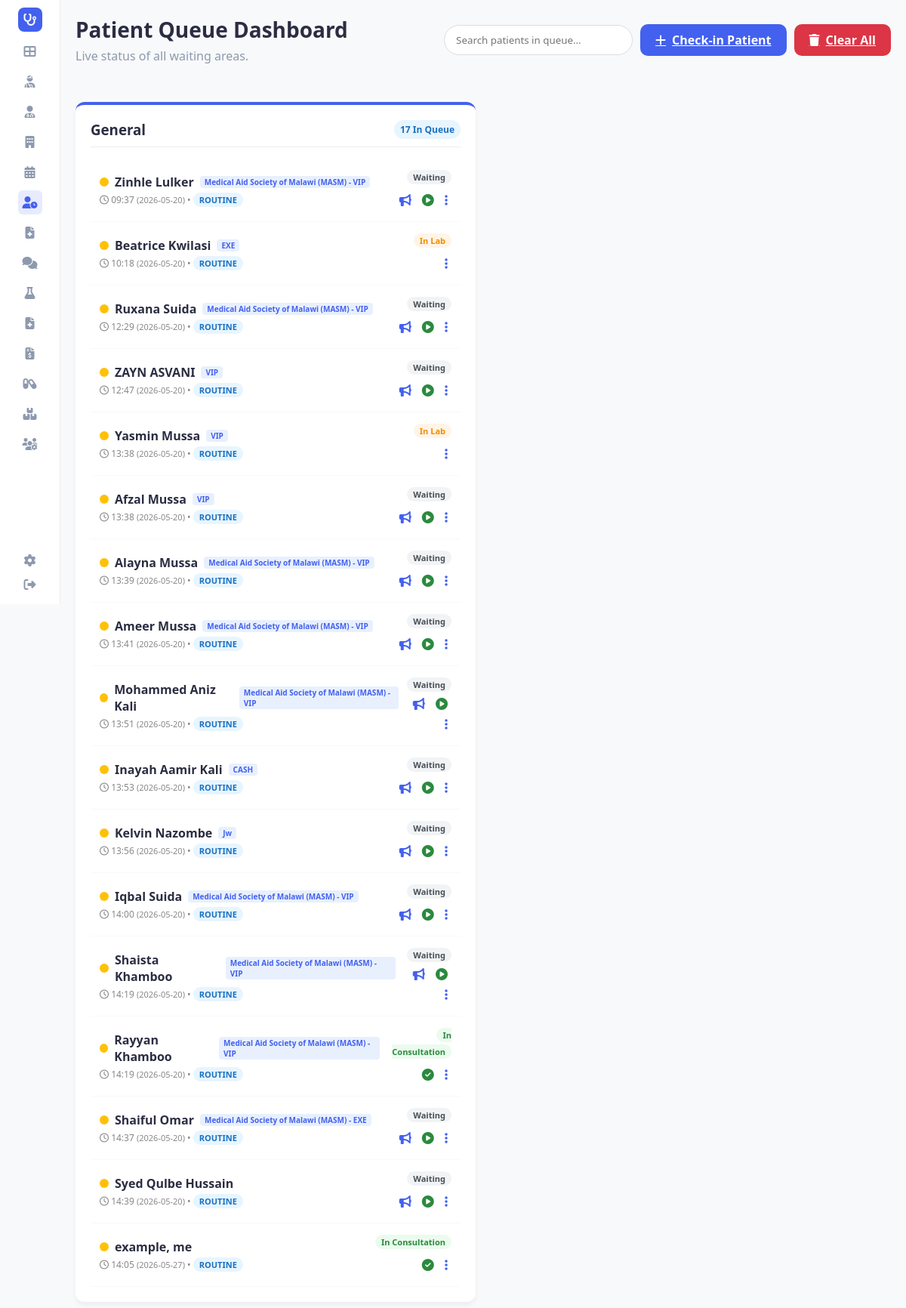
The app's page /queue (signed in) with its own data.
### tables this page shows
CREATE TABLE queue (
                queue_id TEXT PRIMARY KEY,
                patient_id TEXT,
                patient_name TEXT,
                doctor_id TEXT,
                status TEXT,
                priority TEXT,
                arrival_time TEXT,
                estimated_wait TEXT,
                department TEXT,
                visit_reason TEXT,
                special_category TEXT,
                check_in_time TEXT,
                assigned_doctor_id TEXT,
                doctor_name TEXT,
                triage_level TEXT,
                date_added TEXT,
                vitals TEXT,
                assigned_nurse_id TEXT,
                last_called_time TEXT,
                requeued_count INTEGER,
                notes TEXT
            , is_deleted INTEGER DEFAULT 0, deleted_at TEXT);

CREATE TABLE patients (
                patient_id TEXT PRIMARY KEY,
                first_name TEXT,
                last_name TEXT,
                date_of_birth TEXT,
                gender TEXT,
                phone TEXT,
                email TEXT,
                address TEXT,
                emergency_contact TEXT,
                blood_group TEXT,
                medical_history TEXT,
                created_date TEXT,
                scheme_provider TEXT,
                scheme_type TEXT
            , is_deleted INTEGER DEFAULT 0, deleted_at TEXT);

### app.py (the view)
@app.route('/queue')
def queue_dashboard():
    active_queue = hms.get_active_queue()
    queues_by_dept = {}
    for item in active_queue:
        dept = 'General'
        if item.doctor_id:
            doctor = hms.get_doctor(item.doctor_id)
            if doctor and doctor.specialty:
                dept = doctor.specialty
        if dept not in queues_by_dept:
            queues_by_dept[dept] = []
        queues_by_dept[dept].append(item)
    return render_template('queue/dashboard.html', queue=active_queue, queues_by_dept=queues_by_dept, active_page='queue')

### app.py (called while the page is built)
@app.before_request
def require_login():
    allowed_routes = ['login', 'register', 'static']
    if request.endpoint not in allowed_routes and 'user_id' not in session:
        return redirect(url_for('login'))

@app.context_processor
def inject_user():
    username = session.get('username')
    role = session.get('role')
    unread = 0
    if username:
        unread = hms.get_unread_count(username, role)
    return dict(current_user=username, current_role=role, unread_messages_count=unread, hms=hms)

### database/db_manager.py (called while the page is built)
    def get_connection(self):
        conn = sqlite3.connect(self.db_file)
        conn.row_factory = sqlite3.Row
        return conn

    def _row_to_obj(self, cls: Type[T], row: sqlite3.Row) -> T:
        d = dict(row)
        for field in fields(cls):
            if field.type in (dict, Dict[str, Any], list, List[Any]) and d.get(field.name):
                try:
                    d[field.name] = json.loads(d[field.name])
                except:
                    pass
            elif field.type == bool and field.name in d:
                d[field.name] = bool(d[field.name])
        allowed = {f.name for f in fields(cls)}
        filtered = {k: v for k, v in d.items() if k in allowed}
        return cls(**filtered)

    def get_by_id(self, cls: Type[T], table: str, id_value: str, id_field: str) -> Optional[T]:
        try:
            conn = self.get_connection()
            cursor = conn.cursor()
            cursor.execute(f"SELECT * FROM {table} WHERE {id_field} = ?", (id_value,))
            row = cursor.fetchone()
            conn.close()
            return self._row_to_obj(cls, row) if row else None
        except Exception as e:
            print(f"Error getting from {table}: {e}")
            return None

### main.py (called while the page is built)
    def get_patient(self, patient_id: str) -> Optional[Patient]:
        return self.db.get_by_id(Patient, 'patients', patient_id, 'patient_id')

    def get_doctor(self, doctor_id: str) -> Optional[Doctor]:
        return self.db.get_by_id(Doctor, 'doctors', doctor_id, 'doctor_id')

    def get_unread_count(self, user_id: str, role: str) -> int:
        conn = self.db.get_connection()
        cursor = conn.cursor()
        cursor.execute("""
            SELECT COUNT(*) FROM messages
            WHERE is_read = 0 AND (recipient_id = ? OR recipient_id = ? OR recipient_id = 'all')
        """, (user_id, role))
        count = cursor.fetchone()[0]
        conn.close()
        return count

### templates/queue/dashboard.html (shortened to what this page needs)
<!DOCTYPE html>
<html lang="en">
<head>
    <link rel="stylesheet" href="{{ url_for('static', filename='style.css') }}">
    <link rel="stylesheet" href="https://cdnjs.cloudflare.com/ajax/libs/font-awesome/6.4.0/css/all.min.css">
</head>
<body>
    <div class="container">
        {% include 'sidebar.html' %}
        <main class="main-content">
            <header class="header">
                <div class="header-left">
                    <h1>Patient Queue Dashboard</h1>
                    <p>Live status of all waiting areas.</p>
                </div>
                <div class="header-right" style="display: flex; gap: 10px; align-items: center;">
                    <input type="text" id="globalQueueSearch" placeholder="Search patients in queue..." style="padding: 10px 15px; border: 1px solid #ddd; border-radius: 20px; width: 250px; outline: none;">
                    <a href="{{ url_for('queue_checkin') }}" class="btn btn-primary"><i class="fas fa-plus"></i> Check-in Patient</a>
                    <a href="{{ url_for('queue_clear_all') }}" class="btn btn-primary" style="background-color:#dc3545;" onclick="return confirm('Clear all items from the queue? This cannot be undone.');"><i class="fas fa-trash"></i> Clear All</a>
                </div>
            </header>
            <div class="queue-grid">
                {% for dept, items in queues_by_dept.items() %}
                <div class="dept-card">
                    <div class="dept-header">
                        <h3>{{ dept }}</h3>
                        <span class="badge" style="background: #e7f5ff; color: #1971c2;">{{ items|length }} In Queue</span>
                    </div>
                    <div class="patient-list">
                        {% for q in items %}
                        {% set patient = hms.get_patient(q.patient_id) %}
                        <div class="patient-row">
                            <div class="patient-info">
                                <div style="display: flex; align-items: center;">
                                    <span class="triage-dot triage-{{ q.triage_level or '3' }}" title="Triage Level: {{ q.triage_level or '3' }}"></span>
                                    <span style="font-weight: 600;">{{ q.patient_name }}</span>
                                    {% if patient and (patient.scheme_provider or patient.scheme_type) %}
                                    <span style="font-size: 10px; padding: 1px 6px; border-radius: 4px; background: #e8f0fe; color: #4361ee; font-weight: 600; margin-left: 8px;">
                                        {{ patient.scheme_provider or '' }} {% if patient.scheme_provider and patient.scheme_type %}-{% endif %} {{ patient.scheme_type or '' }}
                                    </span>
                                    {% endif %}
                                </div>
                                <div style="font-size: 12px; color: #888; margin-top: 4px;">
                                    <i class="far fa-clock"></i> {{ q.arrival_time }}
                                    {% if q.date_added %}
                                    <span style="font-size: 11px; color: #888; font-weight: 500;">({{ q.date_added }})</span>
                                    {% endif %}
                                    &bull; <span class="priority-badge priority-{{ q.priority }}">{{ q.priority }}</span>
                                </div>
                            </div>
                            <div class="patient-status" style="text-align: right;">
                                <span class="status-badge status-{{ q.status|replace(' ', '') }}">{{ q.status }}</span>
                                <div style="margin-top: 5px;">
                                    {% if q.status == 'Waiting' %}
                                    <a href="{{ url_for('queue_call', queue_id=q.queue_id) }}" class="actions-btn" title="Call Patient"><i class="fas fa-bullhorn"></i></a>
                                    {% endif %}
                                    {% if q.status == 'Calling' or q.status == 'Waiting' %}
                                    <a href="{{ url_for('update_queue_status', queue_id=q.queue_id, status='In Consultation') }}" class="actions-btn" style="color: #2b8a3e;" title="Start Consultation"><i class="fas fa-play-circle"></i></a>
                                    {% endif %}
                                    {% if q.status == 'In Consultation' %}
                                    <a href="{{ url_for('queue_complete', queue_id=q.queue_id) }}" class="actions-btn" style="color: #2b8a3e;" title="Complete"><i class="fas fa-check-circle"></i></a>
                                    {% endif %}
                                    <div style="display: inline-block; position: relative;" class="dropdown">
                                        <button class="actions-btn dropdown-toggle" title="More Actions"><i class="fas fa-ellipsis-v"></i></button>
                                    </div>
                                </div>
                            </div>
                        </div>
                        {% else %}
                        <p style="text-align: center; color: #888; padding: 20px;">No patients in this department.</p>
                        {% endfor %}
                    </div>
                </div>
                {% endfor %}
            </div>
        </main>
    </div>
</body>
</html>

### static/style.css (style rules this page uses)
:root { --primary-color: #4361ee; --secondary-color: #3f37c9; --success-color: #4cc9f0; --warning-color: #f72585; --text-dark: #2b2d42; --text-light: #8d99ae; --bg-light: #f8f9fa; --white: #ffffff; --sidebar-width: 80px; --border-radius: 16px; --shadow: 0 4px 20px rgba(0, 0, 0, 0.05); }
* { margin: 0; padding: 0; box-sizing: border-box; font-family: 'Segoe UI', Tahoma, Geneva, Verdana, sans-serif; }
body { background-color: var(--bg-light); color: var(--text-dark); min-height: 100vh; margin: 0; }
.container { display: flex !important; min-height: 100vh !important; height: auto !important; overflow: visible !important; }
.main-content { flex: 1 !important; padding: 20px !important; display: flex; flex-direction: column; min-width: 0; }
.header { display: flex; justify-content: space-between; align-items: center; margin-bottom: 30px; }
.header-left h1 { font-size: 28px; font-weight: 700; margin-bottom: 5px; }
.header-left p { color: var(--text-light); }
.header-right { display: flex; align-items: center; gap: 15px; }
.btn { padding: 10px 20px; border-radius: 10px; border: none; font-weight: 600; cursor: pointer; display: flex; align-items: center; gap: 8px; }
.btn-primary { background-color: var(--primary-color); color: white; }
.badge { padding: 4px 8px; border-radius: 20px; font-size: 12px; font-weight: 600; }
.dropdown { position: relative; display: inline-block; }

### templates/queue/dashboard.html (style rules this page uses)
.queue-grid { display: grid; grid-template-columns: repeat(auto-fill, minmax(400px, 1fr)); gap: 20px; margin-top: 20px; }
.dept-card { background: #fff; border-radius: 12px; box-shadow: 0 4px 6px rgba(0,0,0,0.05); padding: 20px; border-top: 4px solid #4361ee; }
.dept-header { display: flex; justify-content: space-between; align-items: center; margin-bottom: 15px; padding-bottom: 10px; border-bottom: 1px solid #eee; }
.patient-row { display: flex; justify-content: space-between; align-items: center; padding: 12px; border-bottom: 1px solid #f9f9f9; transition: all 0.2s; }
.triage-dot { width: 12px; height: 12px; border-radius: 50%; display: inline-block; margin-right: 8px; }
.triage-3 { background: #ffc107; }
.priority-badge { font-size: 11px; padding: 2px 8px; border-radius: 10px; font-weight: 600; text-transform: uppercase; }
.priority-Routine { background: #e7f5ff; color: #1971c2; }
.status-badge { font-size: 11px; padding: 2px 8px; border-radius: 10px; font-weight: 600; }
.status-Waiting { background: #f1f3f5; color: #495057; }
.status-InConsultation { background: #ebfbee; color: #2b8a3e; }
.status-InLab { background: #fff4e6; color: #f08c00; }
.actions-btn { background: none; border: none; color: #4361ee; cursor: pointer; font-size: 16px; padding: 5px; }

### records on screen
queue: patient_name "Zinhle Lulker", arrival_time "09:37", date_added "2026-05-20", priority "ROUTINE", status "Waiting"
patients: scheme_provider "Medical Aid Society of Malawi (MASM)", scheme_type "VIP"
queue: patient_name "Beatrice Kwilasi", arrival_time "10:18", date_added "2026-05-20", priority "ROUTINE", status "In Lab"
patients: scheme_type "EXE"
queue: patient_name "Ruxana Suida", arrival_time "12:29", date_added "2026-05-20", priority "ROUTINE", status "Waiting"
patients: scheme_provider "Medical Aid Society of Malawi (MASM)", scheme_type "VIP"
queue: patient_name "ZAYN ASVANI", arrival_time "12:47", date_added "2026-05-20", priority "ROUTINE", status "Waiting"
patients: scheme_type "VIP"
queue: patient_name "Yasmin Mussa", arrival_time "13:38", date_added "2026-05-20", priority "ROUTINE", status "In Lab"
patients: scheme_type "VIP"
queue: patient_name "Afzal Mussa", arrival_time "13:38", date_added "2026-05-20", priority "ROUTINE", status "Waiting"
patients: scheme_type "VIP"
queue: patient_name "Alayna Mussa", arrival_time "13:39", date_added "2026-05-20", priority "ROUTINE", status "Waiting"
patients: scheme_provider "Medical Aid Society of Malawi (MASM)", scheme_type "VIP"
queue: patient_name "Ameer Mussa", arrival_time "13:41", date_added "2026-05-20", priority "ROUTINE", status "Waiting"
patients: scheme_provider "Medical Aid Society of Malawi (MASM)", scheme_type "VIP"
queue: patient_name "Mohammed Aniz Kali", arrival_time "13:51", date_added "2026-05-20", priority "ROUTINE", status "Waiting"
patients: scheme_provider "Medical Aid Society of Malawi (MASM)", scheme_type "VIP"
queue: patient_name "Inayah Aamir Kali", arrival_time "13:53", date_added "2026-05-20", priority "ROUTINE", status "Waiting"
patients: scheme_type "CASH"
queue: patient_name "Kelvin Nazombe", arrival_time "13:56", date_added "2026-05-20", priority "ROUTINE", status "Waiting"
patients: scheme_type "Jw"
queue: patient_name "Iqbal Suida", arrival_time "14:00", date_added "2026-05-20", priority "ROUTINE", status "Waiting"
patients: scheme_provider "Medical Aid Society of Malawi (MASM)", scheme_type "VIP"
queue: patient_name "Shaista Khamboo", arrival_time "14:19", date_added "2026-05-20", priority "ROUTINE", status "Waiting"
patients: scheme_provider "Medical Aid Society of Malawi (MASM)", scheme_type "VIP"
queue: patient_name "Rayyan Khamboo", arrival_time "14:19", date_added "2026-05-20", priority "ROUTINE", status "In Consultation"
patients: scheme_provider "Medical Aid Society of Malawi (MASM)", scheme_type "VIP"
queue: patient_name "Shaiful Omar", arrival_time "14:37", date_added "2026-05-20", priority "ROUTINE", status "Waiting"
patients: scheme_provider "Medical Aid Society of Malawi (MASM)", scheme_type "EXE"
queue: patient_name "Syed Qulbe Hussain", arrival_time "14:39", date_added "2026-05-20", priority "ROUTINE", status "Waiting"
queue: patient_name "example, me", arrival_time "14:05", date_added "2026-05-27", priority "ROUTINE", status "In Consultation"

### other values on screen
{{ dept }} "General"
{{ items|length }} "17"
